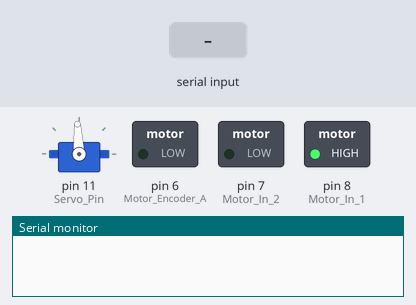
The sketch below on a simulated Arduino Uno, built with avr-gcc and run on an emulated ATmega328P. Shown: servo, switched loads named in the sketch (green lamp = pin HIGH), the last lines printed to the serial monitor. The inputs (shaded band) are chosen by the test bench.

Above: at 1.2 s.
1.3 s: byte 114 (114) received over Serial
At 2.6 s:
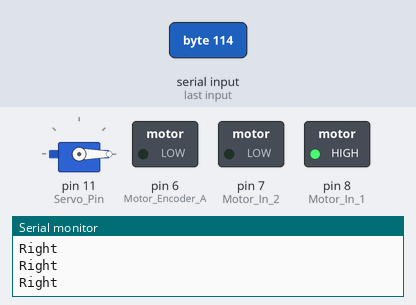
2.9 s: "1" received over Serial
At 4.1 s:
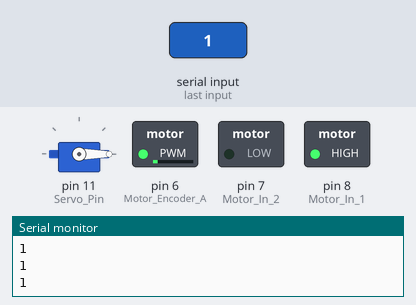
4.4 s: byte 108 (108) received over Serial
7.4 s: byte 98 (98) received over Serial
At 7.8 s:
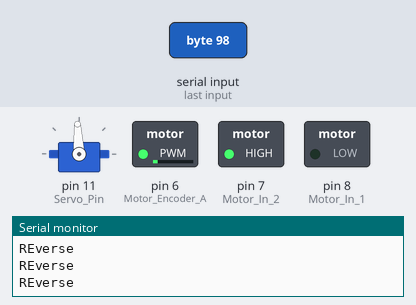
8.9 s: byte 54 (54) received over Serial
At 9.2 s:
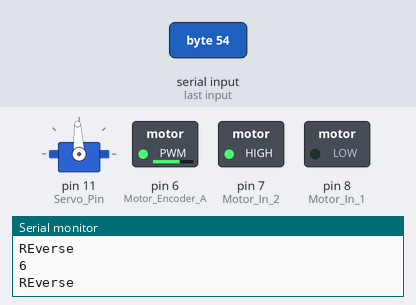
10.4 s: byte 55 (55) received over Serial
At 11.6 s:
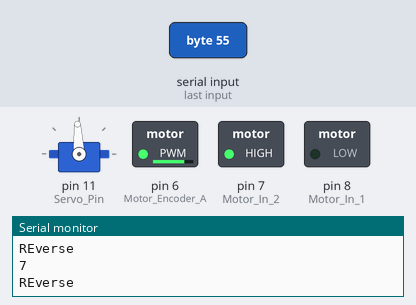
Timing chart, 0 to 12.9 s (numbered marks = the images above; inputs shaded):
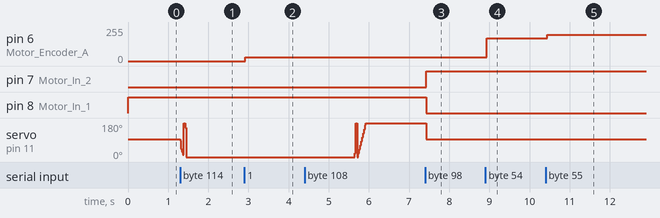

Measured:
- after the input at 1.3 s, servo on pin 11 (Servo_Pin): 93° → 0° at once
- after the input at 2.9 s, pin 6 (Motor_Encoder_A): 0/255 → 28/255 at once
- after the input at 7.4 s, pin 7 (Motor_In_2): LOW → HIGH at once; pin 8 (Motor_In_1): HIGH → LOW at once; servo on pin 11 (Servo_Pin): 180° → 93° at once
- after the input at 8.9 s, pin 6 (Motor_Encoder_A): 28/255 → 169/255 at once
- after the input at 10.4 s, pin 6 (Motor_Encoder_A): 169/255 → 198/255 at once

The sketch:

AssembleRobot.ino
```cpp
#include <Servo.h>

// Ports
const int8_t Motor_In_1 = 8;
const int8_t Motor_In_2 = 7;
const int8_t Motor_Encoder_A = 6; // PWM pin
// const int8_t Button_Pin = 8;
// const int8_t Debug_LED = 13;

// Servo
Servo Turn_Servo;
const int8_t Servo_Pin = 11;

unsigned long Motor_State_Time = 0;
unsigned long Turn_State_Time = 0;
bool isTurning = false;
bool manualMode = false;
int speed = 0;
int angle = 1500;
// Robot States
enum State {
  STOP,
  DRIVE_FORWARD,
  DRIVE_REVERSE,
  TURN_LEFT,
  TURN_RIGHT,
  MANUAL_CONTROL
};

State Robot_State = DRIVE_FORWARD;

void setup() {
  pinMode(Motor_In_1, OUTPUT);
  pinMode(Motor_In_2, OUTPUT);
  pinMode(Motor_Encoder_A, OUTPUT);
  // pinMode(Button_Pin, INPUT_PULLUP);
  // pinMode(Debug_LED, OUTPUT);

  Turn_Servo.attach(Servo_Pin);

  Serial.begin(9600);

  Robot_State = DRIVE_FORWARD; // it will drive forward on startup, you can change this to be stop fi want
  Motor_State_Time = millis(); //start robot clock
}
int command = 0;
void loop() {
  // int command = Serial.read(); //read a chracter from the users input
  // reply only when you receive data:
      if (Serial.available() > 0) {
        // read the incoming byte:
        command = Serial.read();

        // say what you got:
        Serial.print("I received: ");
        Serial.println(command, DEC);
      }
  switch (command) {
    case 48:
      speed = 0;
      Serial.println("0");
      break;
    case 49:
      speed = 28.3;
            Serial.println("1");
      break;
    case 50:
      speed = 28.3  * 2;
      Serial.println("2");

      break;
    case 51:
      speed = 28.3 * 3;
      Serial.println("3");
      break;
    case 52:
      speed = 28.3 * 4;
            Serial.println("4");
      break;
    case 53:
      speed = 28.3 *  5;
            Serial.println("5");
      break;
    case 54:
      speed = 28.3 * 6;
            Serial.println("6");
      break;
    case 55:
      speed = 28.3 * 7;
           Serial.println("7");
      break;

    case 56:
      speed = 28.3 * 8;
            Serial.println("8");
      break;
    case 57:
      speed = 255;
            Serial.println("9");
      break;
    case 108:
      angle += 55.5 ;
      Serial.println("Left");
      break;
    case 114:
      angle -= 55.5 ;
      Serial.println("Right");
      break;
    case 102:
      Robot_State = DRIVE_FORWARD;
      break;
    case 98:
      Robot_State = DRIVE_REVERSE;
    case 115:
     angle = 1500;
    }
    switch(Robot_State){
      case DRIVE_FORWARD:
        // Serial.println("Forward");
        driveForward(speed);
        break;
      case DRIVE_REVERSE:
              Serial.println("REverse");

        driveReverse(speed);
        break;

    }
    Turn_Servo.write(angle);
}

void stopMotor() {
  digitalWrite(Motor_In_1, LOW);
  digitalWrite(Motor_In_2, LOW);
  analogWrite(Motor_Encoder_A, 0);
}

void driveForward(int8_t speed) {
  analogWrite(Motor_Encoder_A, speed);
  digitalWrite(Motor_In_1, HIGH);
  digitalWrite(Motor_In_2, LOW);
}

void driveReverse(int8_t speed) {
  analogWrite(Motor_Encoder_A, speed);
  digitalWrite(Motor_In_1, LOW);
  digitalWrite(Motor_In_2, HIGH);
}

void turnServo(int angle) {
  Turn_Servo.write(90 + angle); // 90 is straight, -angle left, +angle right
}
```
